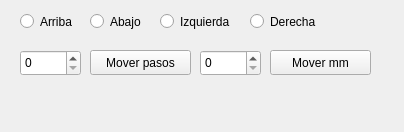
<?xml version="1.0" encoding="UTF-8"?>
<ui version="4.0">
 <class>mainPage</class>
 <widget class="QWidget" name="mainPage">
  <property name="geometry">
   <rect>
    <x>0</x>
    <y>0</y>
    <width>404</width>
    <height>132</height>
   </rect>
  </property>
  <property name="minimumSize">
   <size>
    <width>404</width>
    <height>108</height>
   </size>
  </property>
  <property name="maximumSize">
   <size>
    <width>16777215</width>
    <height>16777215</height>
   </size>
  </property>
  <property name="windowTitle">
   <string>DatasetTool</string>
  </property>
  <widget class="QPushButton" name="pb_move_steps">
   <property name="geometry">
    <rect>
     <x>90</x>
     <y>50</y>
     <width>101</width>
     <height>25</height>
    </rect>
   </property>
   <property name="text">
    <string>Mover pasos</string>
   </property>
  </widget>
  <widget class="QPushButton" name="pb_move_meters">
   <property name="geometry">
    <rect>
     <x>270</x>
     <y>50</y>
     <width>101</width>
     <height>25</height>
    </rect>
   </property>
   <property name="text">
    <string>Mover mm</string>
   </property>
  </widget>
  <widget class="QSpinBox" name="sb_steps">
   <property name="geometry">
    <rect>
     <x>20</x>
     <y>50</y>
     <width>61</width>
     <height>26</height>
    </rect>
   </property>
   <property name="maximum">
    <number>65535</number>
   </property>
  </widget>
  <widget class="QSpinBox" name="sb_meters">
   <property name="geometry">
    <rect>
     <x>200</x>
     <y>50</y>
     <width>61</width>
     <height>26</height>
    </rect>
   </property>
   <property name="maximum">
    <number>65535</number>
   </property>
  </widget>
  <widget class="QRadioButton" name="rb_up">
   <property name="geometry">
    <rect>
     <x>20</x>
     <y>10</y>
     <width>112</width>
     <height>23</height>
    </rect>
   </property>
   <property name="text">
    <string>Arriba</string>
   </property>
  </widget>
  <widget class="QRadioButton" name="rb_down">
   <property name="geometry">
    <rect>
     <x>90</x>
     <y>10</y>
     <width>112</width>
     <height>23</height>
    </rect>
   </property>
   <property name="text">
    <string>Abajo</string>
   </property>
  </widget>
  <widget class="QRadioButton" name="rb_left">
   <property name="geometry">
    <rect>
     <x>160</x>
     <y>10</y>
     <width>112</width>
     <height>23</height>
    </rect>
   </property>
   <property name="text">
    <string>Izquierda</string>
   </property>
  </widget>
  <widget class="QRadioButton" name="rb_right">
   <property name="geometry">
    <rect>
     <x>250</x>
     <y>10</y>
     <width>112</width>
     <height>23</height>
    </rect>
   </property>
   <property name="text">
    <string>Derecha</string>
   </property>
  </widget>
  <widget class="QLabel" name="lb_output">
   <property name="geometry">
    <rect>
     <x>30</x>
     <y>80</y>
     <width>331</width>
     <height>51</height>
    </rect>
   </property>
   <property name="minimumSize">
    <size>
     <width>331</width>
     <height>51</height>
    </size>
   </property>
   <property name="text">
    <string/>
   </property>
  </widget>
 </widget>
 <resources/>
 <connections/>
</ui>
